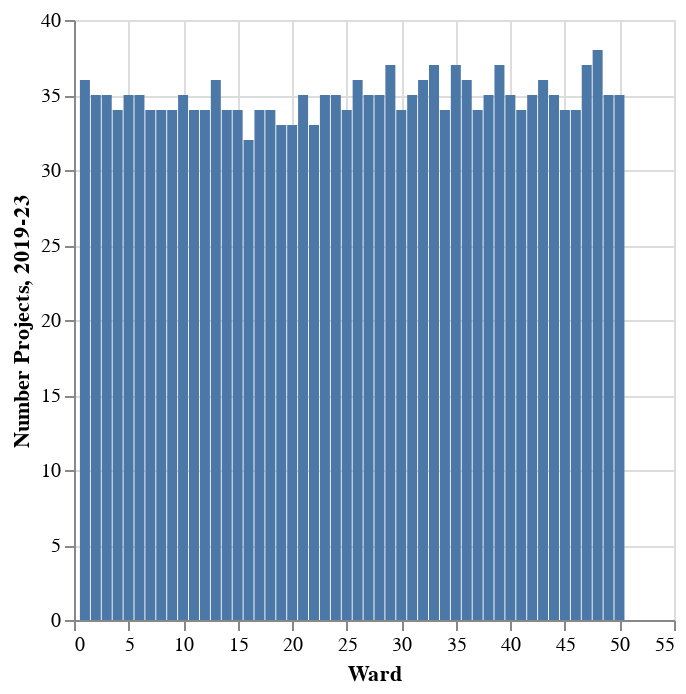

The cell this chart's notebook holds for it:
### Code cell
alt.Chart(num_projects_ward).mark_bar().encode(
    x='Ward',
    y='Number Projects, 2019-23',
    #color=alt.Color('color').scale(None),
    tooltip=['Ward', 'Number Projects, 2019-23'],
).interactive()

### Figure 1 — Vega-Lite specification as saved in the notebook (floating-point values rounded to 4 significant figures)
{"config": {"view": {"continuousWidth": 300, "continuousHeight": 300}}, "data": {"name": "data-f7bfc7f22d40349868c07e7d603827b4"}, "mark": {"type": "bar"}, "encoding": {"tooltip": [{"field": "Ward", "type": "quantitative"}, {"field": "Number Projects, 2019-23", "type": "quantitative"}], "x": {"field": "Ward", "type": "quantitative"}, "y": {"field": "Number Projects, 2019-23", "type": "quantitative"}}, "params": [{"name": "param_3", "select": {"type": "interval", "encodings": ["x", "y"]}, "bind": "scales"}], "$schema": "https://vega.github.io/schema/vega-lite/v5.20.1.json", "datasets": {"data-f7bfc7f22d40349868c07e7d603827b4": [{"Ward": 1, "Number Projects, 2019-23": 36}, {"Ward": 2, "Number Projects, 2019-23": 35}, {"Ward": 3, "Number Projects, 2019-23": 35}, {"Ward": 4, "Number Projects, 2019-23": 34}, {"Ward": 5, "Number Projects, 2019-23": 35}, {"Ward": 6, "Number Projects, 2019-23": 35}, {"Ward": 7, "Number Projects, 2019-23": 34}, {"Ward": 8, "Number Projects, 2019-23": 34}, {"Ward": 9, "Number Projects, 2019-23": 34}, {"Ward": 10, "Number Projects, 2019-23": 35}, {"Ward": 11, "Number Projects, 2019-23": 34}, {"Ward": 12, "Number Projects, 2019-23": 34}, {"Ward": 13, "Number Projects, 2019-23": 36}, {"Ward": 14, "Number Projects, 2019-23": 34}, {"Ward": 15, "Number Projects, 2019-23": 34}, {"Ward": 16, "Number Projects, 2019-23": 32}, {"Ward": 17, "Number Projects, 2019-23": 34}, {"Ward": 18, "Number Projects, 2019-23": 34}, {"Ward": 19, "Number Projects, 2019-23": 33}, {"Ward": 20, "Number Projects, 2019-23": 33}, {"Ward": 21, "Number Projects, 2019-23": 35}, {"Ward": 22, "Number Projects, 2019-23": 33}, {"Ward": 23, "Number Projects, 2019-23": 35}, {"Ward": 24, "Number Projects, 2019-23": 35}, {"Ward": 25, "Number Projects, 2019-23": 34}, {"Ward": 26, "Number Projects, 2019-23": 36}, {"Ward": 27, "Number Projects, 2019-23": 35}, {"Ward": 28, "Number Projects, 2019-23": 35}, {"Ward": 29, "Number Projects, 2019-23": 37}, {"Ward": 30, "Number Projects, 2019-23": 34}, {"Ward": 31, "Number Projects, 2019-23": 35}, {"Ward": 32, "Number Projects, 2019-23": 36}, {"Ward": 33, "Number Projects, 2019-23": 37}, {"Ward": 34, "Number Projects, 2019-23": 34}, {"Ward": 35, "Number Projects, 2019-23": 37}, {"Ward": 36, "Number Projects, 2019-23": 36}, {"Ward": 37, "Number Projects, 2019-23": 34}, {"Ward": 38, "Number Projects, 2019-23": 35}, {"Ward": 39, "Number Projects, 2019-23": 37}, {"Ward": 40, "Number Projects, 2019-23": 35}, {"Ward": 41, "Number Projects, 2019-23": 34}, {"Ward": 42, "Number Projects, 2019-23": 35}, {"Ward": 43, "Number Projects, 2019-23": 36}, {"Ward": 44, "Number Projects, 2019-23": 35}, {"Ward": 45, "Number Projects, 2019-23": 34}, {"Ward": 46, "Number Projects, 2019-23": 34}, {"Ward": 47, "Number Projects, 2019-23": 37}, {"Ward": 48, "Number Projects, 2019-23": 38}, {"Ward": 49, "Number Projects, 2019-23": 35}, {"Ward": 50, "Number Projects, 2019-23": 35}]}}
